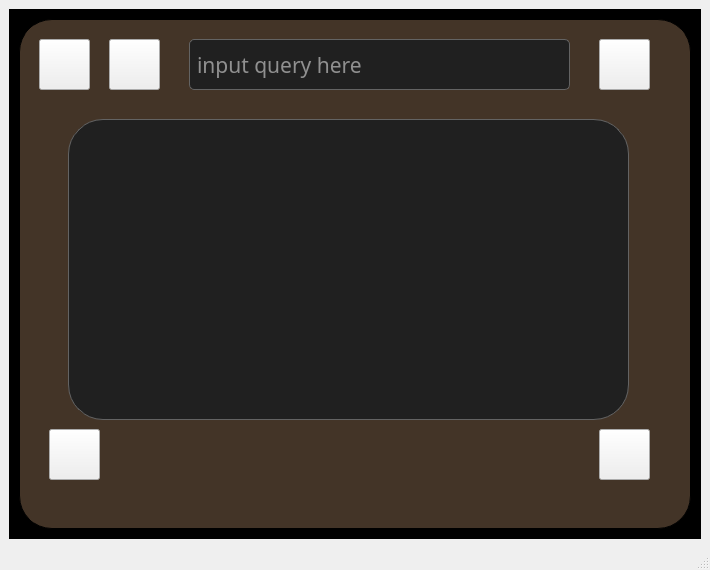
<?xml version="1.0" encoding="UTF-8"?>
<ui version="4.0">
 <class>MainWindow</class>
 <widget class="QMainWindow" name="MainWindow">
  <property name="geometry">
   <rect>
    <x>0</x>
    <y>0</y>
    <width>710</width>
    <height>570</height>
   </rect>
  </property>
  <property name="windowTitle">
   <string>MainWindow</string>
  </property>
  <widget class="QWidget" name="centralwidget">
   <layout class="QHBoxLayout" name="horizontalLayout">
    <item>
     <widget class="QFrame" name="frame">
      <property name="styleSheet">
       <string notr="true">QFrame {
	background-color: #000000;
	border: 1px solid #000000;
}</string>
      </property>
      <property name="frameShape">
       <enum>QFrame::Shape::StyledPanel</enum>
      </property>
      <property name="frameShadow">
       <enum>QFrame::Shadow::Raised</enum>
      </property>
      <layout class="QVBoxLayout" name="verticalLayout">
       <item>
        <widget class="QFrame" name="frame_2">
         <property name="styleSheet">
          <string notr="true">QFrame {
	background-color: #433427;
	border: 1px solid #000000;
	border-radius: 33px;
}</string>
         </property>
         <property name="frameShape">
          <enum>QFrame::Shape::StyledPanel</enum>
         </property>
         <property name="frameShadow">
          <enum>QFrame::Shadow::Raised</enum>
         </property>
         <widget class="QPushButton" name="pushButton_2">
          <property name="geometry">
           <rect>
            <x>580</x>
            <y>20</y>
            <width>51</width>
            <height>51</height>
           </rect>
          </property>
          <property name="font">
           <font>
            <family>Hiragino Maru Gothic ProN</family>
           </font>
          </property>
          <property name="styleSheet">
           <string notr="true"/>
          </property>
          <property name="text">
           <string/>
          </property>
          <property name="icon">
           <iconset theme="QIcon::ThemeIcon::FormatJustifyFill"/>
          </property>
          <property name="iconSize">
           <size>
            <width>36</width>
            <height>36</height>
           </size>
          </property>
          <property name="flat">
           <bool>false</bool>
          </property>
         </widget>
         <widget class="QPushButton" name="pushButton_5">
          <property name="geometry">
           <rect>
            <x>90</x>
            <y>20</y>
            <width>51</width>
            <height>51</height>
           </rect>
          </property>
          <property name="font">
           <font>
            <family>Hiragino Maru Gothic ProN</family>
           </font>
          </property>
          <property name="styleSheet">
           <string notr="true"/>
          </property>
          <property name="text">
           <string/>
          </property>
          <property name="icon">
           <iconset theme="QIcon::ThemeIcon::FolderVisiting"/>
          </property>
          <property name="iconSize">
           <size>
            <width>36</width>
            <height>36</height>
           </size>
          </property>
          <property name="flat">
           <bool>false</bool>
          </property>
         </widget>
         <widget class="QPushButton" name="pushButton_6">
          <property name="geometry">
           <rect>
            <x>30</x>
            <y>410</y>
            <width>51</width>
            <height>51</height>
           </rect>
          </property>
          <property name="font">
           <font>
            <family>Hiragino Maru Gothic ProN</family>
            <pointsize>17</pointsize>
           </font>
          </property>
          <property name="styleSheet">
           <string notr="true"/>
          </property>
          <property name="text">
           <string/>
          </property>
          <property name="icon">
           <iconset theme="QIcon::ThemeIcon::ListAdd"/>
          </property>
          <property name="iconSize">
           <size>
            <width>36</width>
            <height>36</height>
           </size>
          </property>
          <property name="flat">
           <bool>false</bool>
          </property>
         </widget>
         <widget class="QLineEdit" name="lineEdit">
          <property name="geometry">
           <rect>
            <x>170</x>
            <y>20</y>
            <width>381</width>
            <height>51</height>
           </rect>
          </property>
          <property name="font">
           <font>
            <family>Quicksand</family>
            <pointsize>16</pointsize>
           </font>
          </property>
          <property name="styleSheet">
           <string notr="true">QLineEdit {
	background-color: #202020;
	border: 1px solid #636363;
	border-radius: 5px;
	padding: 5px;
	color: #ffffff;
}</string>
          </property>
          <property name="text">
           <string/>
          </property>
          <property name="placeholderText">
           <string>input query here</string>
          </property>
         </widget>
         <widget class="QPushButton" name="pushButton_9">
          <property name="geometry">
           <rect>
            <x>580</x>
            <y>410</y>
            <width>51</width>
            <height>51</height>
           </rect>
          </property>
          <property name="font">
           <font>
            <family>Hiragino Maru Gothic ProN</family>
            <pointsize>17</pointsize>
           </font>
          </property>
          <property name="styleSheet">
           <string notr="true"/>
          </property>
          <property name="text">
           <string/>
          </property>
          <property name="icon">
           <iconset theme="QIcon::ThemeIcon::DocumentNew"/>
          </property>
          <property name="iconSize">
           <size>
            <width>36</width>
            <height>36</height>
           </size>
          </property>
          <property name="flat">
           <bool>false</bool>
          </property>
         </widget>
         <widget class="QPushButton" name="pushButton_10">
          <property name="geometry">
           <rect>
            <x>20</x>
            <y>20</y>
            <width>51</width>
            <height>51</height>
           </rect>
          </property>
          <property name="font">
           <font>
            <family>Hiragino Maru Gothic ProN</family>
           </font>
          </property>
          <property name="styleSheet">
           <string notr="true"/>
          </property>
          <property name="text">
           <string/>
          </property>
          <property name="icon">
           <iconset theme="QIcon::ThemeIcon::SystemLogOut"/>
          </property>
          <property name="iconSize">
           <size>
            <width>36</width>
            <height>36</height>
           </size>
          </property>
          <property name="flat">
           <bool>false</bool>
          </property>
         </widget>
         <widget class="QListWidget" name="listWidget">
          <property name="geometry">
           <rect>
            <x>49</x>
            <y>100</y>
            <width>561</width>
            <height>301</height>
           </rect>
          </property>
          <property name="styleSheet">
           <string notr="true">QListWidget {
	background-color: #202020;
	border: 1px solid #636363;
	border-radius:35px;
	padding: 15px;
}</string>
          </property>
         </widget>
        </widget>
       </item>
      </layout>
     </widget>
    </item>
   </layout>
  </widget>
  <widget class="QMenuBar" name="menubar">
   <property name="geometry">
    <rect>
     <x>0</x>
     <y>0</y>
     <width>710</width>
     <height>24</height>
    </rect>
   </property>
  </widget>
  <widget class="QStatusBar" name="statusbar"/>
 </widget>
 <resources/>
 <connections/>
</ui>
